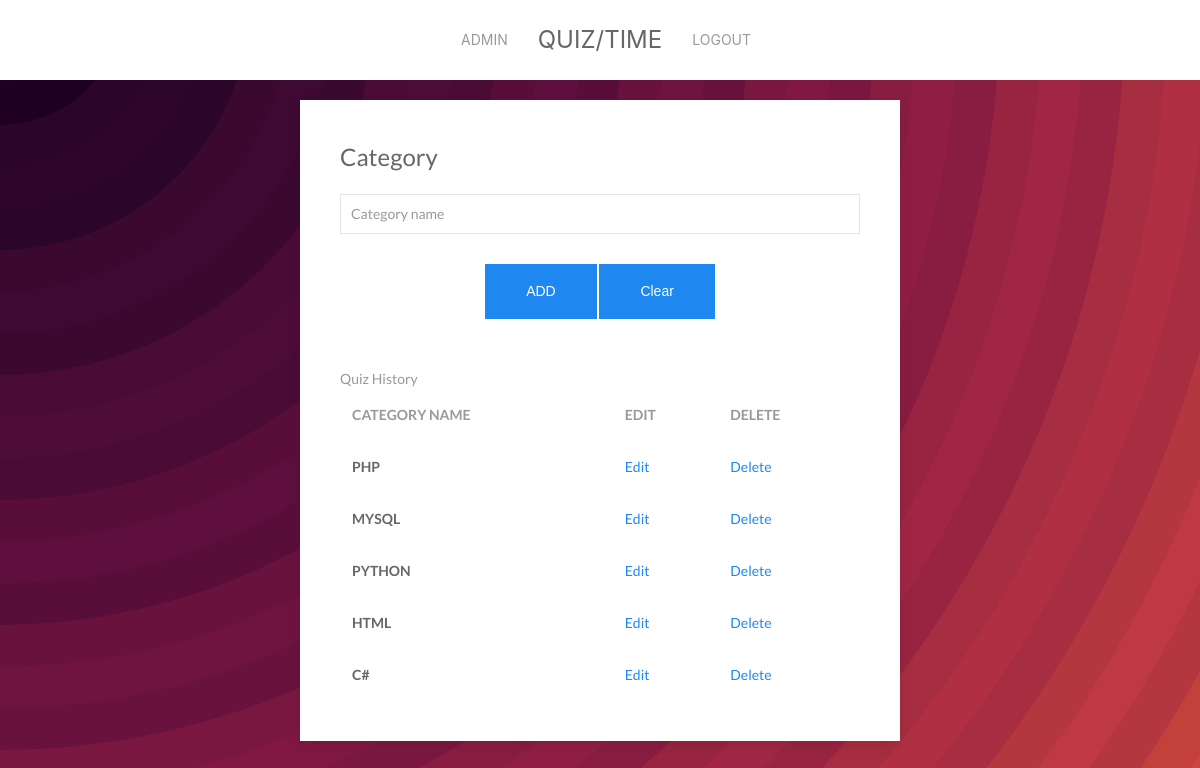
The app's page /admcat.php (signed in) with its own data.
### tables this page shows
CREATE TABLE IF NOT EXISTS `tbcat` (
  `cid` int(11) NOT NULL AUTO_INCREMENT,
  `cnam` varchar(100) NOT NULL,
  `csts` char(1) NOT NULL,
  `cadddat` datetime NOT NULL DEFAULT CURRENT_TIMESTAMP,
  PRIMARY KEY (`cid`)
);

### admcat.php (the view, shortened to what this page needs)
<?php
include_once "includes/header.php";
?>
    <div class="uk-card uk-card-default uk-card-hover  uk-card-body uk-width-1-2@m uk-width-1-2@s uk-align-center uk-margin-auto@s uk-margin-remove-top uk-margin-remove-bottom">
        <form method="post" action="admcat.php">
            <fieldset class="uk-fieldset">
                <legend class="uk-legend">Category</legend>
                <div class="uk-margin">
                    <input class="uk-input" name="txtcat" value="<?= isset($cnam) ? $cnam : null ?>" type="text"
                           placeholder="Category name" required>
                </div>
                <div class="uk-align-center uk-text-center">
                    <?php
                    if (!isset($_GET["m"])) {
                        ?>
                        <button type="submit" name="btnadd" class="uk-button-large uk-button-primary">ADD</button>
                        <?php
                    } else if (isset($_GET["m"]) && $_GET["m"] == "E") {
                        ?>
                        <button type="submit" name="btnupd" class="uk-button-large uk-button-primary">UPDATE</button>
                        <?php
                    }
                    ?>
                    <button type="submit" class="uk-button-large uk-button-primary">Clear</button>
                </div>
            </fieldset>
        </form>
        <?php
        $db = new db;
        $link = $db->dbconnect();
        $qry = "select * from tbcat";
        $res = mysqli_query($link, $qry);
        ?>
        <table class="uk-table uk-table-hover uk-table-responsive">
            <caption>Quiz History</caption>
            <thead>
            <tr>
                <th><strong>Category Name</strong></th>
                <th><strong>Edit</strong></th>
                <th><strong>Delete</strong></th>
            </tr>
            </thead>
            <tbody>
            <?php
            while ($r = mysqli_fetch_row($res)) {
                ?>
                <tr>
                    <td><strong><?= $r[1] ?></strong></td>
                    <td><a href="admcat.php?cid=<?= $r[0] ?>&m=E">Edit</a></td>
                    <td><a href="admcat.php?cid=<?= $r[0] ?>&m=D">Delete</a></td>
                </tr>
                <?php
            }
            ?>
            </tbody>
        </table>
    </div>
<?php include_once "includes/footer.php"; ?>

### assets/css/main.css (style rules this page uses)
html { min-width:100%; min-height:100%; margin:0; padding:0; background-color: rgba(0,0,0,0); }
body { min-width:100%; min-height:100%; margin:0; padding:0; background-color: #ff9d00; background-repeat: no-repeat; -webkit-background-size: cover; -moz-background-size: cover; -o-background-size: cover; background-size: cover; }

### records on screen
tbcat: cnam "PHP"
tbcat: cnam "MYSQL"
tbcat: cnam "PYTHON"
tbcat: cnam "HTML"
tbcat: cnam "C#"
